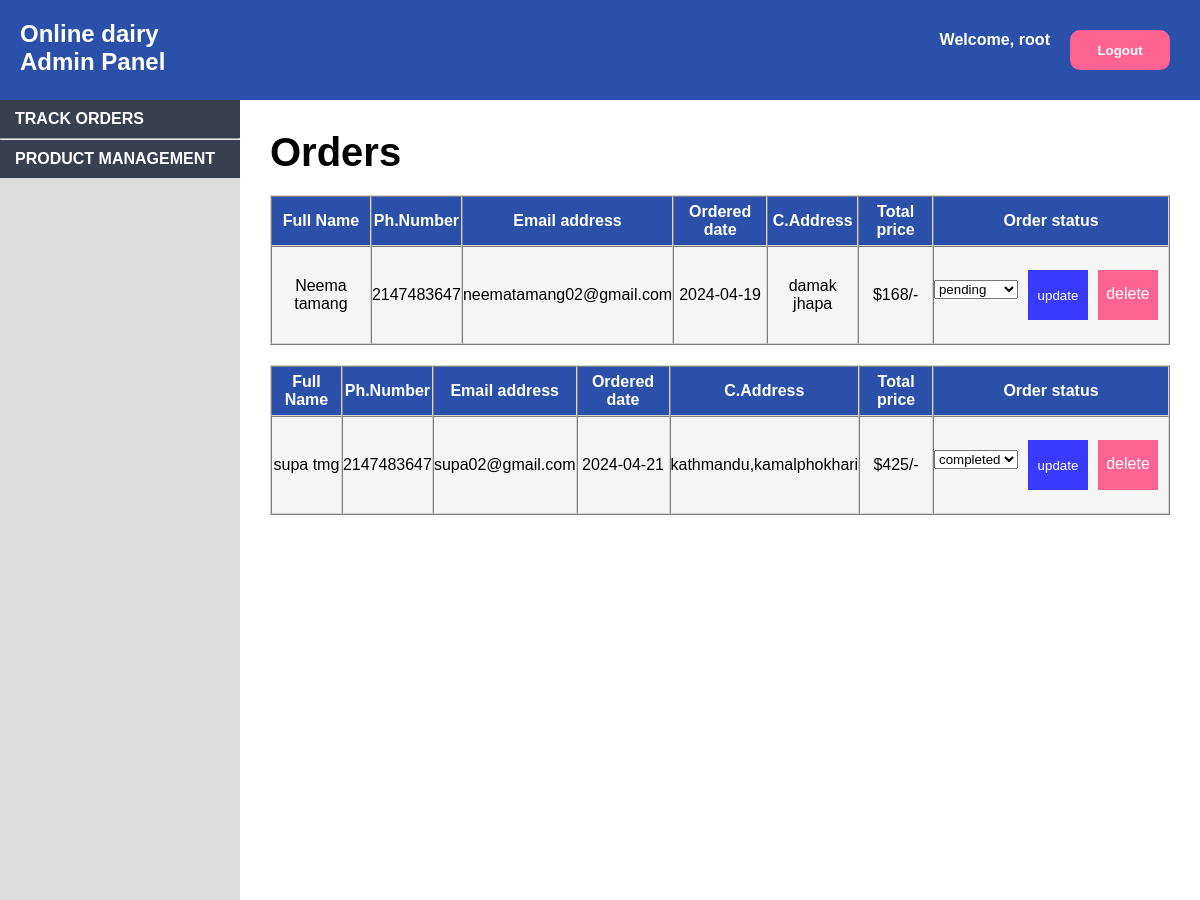
/admin/trackorder.php (signed in), run on the app's committed database.
### tables this page shows
CREATE TABLE `billing_details` (
  `id` int(100) NOT NULL,
  `user_id` int(100) NOT NULL,
  `f_name` varchar(255) NOT NULL,
  `l_name` varchar(255) NOT NULL,
  `number` int(100) NOT NULL,
  `email` varchar(100) NOT NULL,
  `address` varchar(255) NOT NULL,
  `total_price` int(100) NOT NULL,
  `placed_on` date NOT NULL DEFAULT current_timestamp(),
  `payment_status` varchar(100) NOT NULL DEFAULT 'pending'
);

### connection/connect.php (called while the page is built, shortened)
<?php
$username="root";
?>

### admin/trackorder.php (the view, shortened to what this page needs)
<?php
include "../connection/connect.php";
?>
<!DOCTYPE html>
<html lang="en">
<head>
    <link rel="stylesheet" href="../css/adminpagestyle.css">
</head>
<body>
<div class="header">
    <div class="h-left"><b><a href="adminpanel.php">Online dairy <br>Admin Panel</a></b></div>
    <form method="post" class="logout">
    <h6>Welcome, <span style="grey;"><?php echo $username; ?></span><h6>
        <button name="logout" class="h-right">Logout</button>
    </form>
</div>
<div class="adminsides">
<div class="sidebar" id="sidebar">
<a class="addproduct" href="trackorder.php">Track orders</a>
<hr>
    <a class="addproduct" href="productmanage.php">Product Management</a>
</div>
<div class="adminpaneltxt" id="adminPanel">
<div class="addproduct-box">
        <div class="addproduct-form">
            <h1 class="heading">Orders</h1>
            <div class="box-container">
                <?php
      $select_orders ="SELECT bd.* FROM (SELECT DISTINCT b_id FROM orders) AS unique_orders INNER JOIN billing_details bd ON unique_orders.b_id = bd.id";
      $select_orders_res=mysqli_query($conn,$select_orders);
      if(mysqli_num_rows($select_orders_res)>0){
         while($fetch_orders = mysqli_fetch_assoc($select_orders_res)){
   ?>
                <div class="box">
                    <table border="1" cellspacing="0">
                        <thead>
                            <tr>
                                <th>Full Name</th>
                                <th>Ph.Number</th>
                                <th>Email address</th>
                                <th>Ordered date</th>
                                <th>C.Address</th>
                                <th>Total price</th>
                                <th>Order status</th>
                            </tr>
                        </thead>
                        <tbody>
                            <tr>
                                <td><p><?= $fetch_orders['f_name']; ?> <?= $fetch_orders['l_name']; ?> </p></td>
                                <td><?= $fetch_orders['number']; ?></p></td>
                                <td><p><?= $fetch_orders['email']; ?></p></td>
                                <td><p><?= $fetch_orders['placed_on']; ?></p></td>
                                <td><p><?= $fetch_orders['address']; ?></p></td>
                                <td> <p>$<?= $fetch_orders['total_price']; ?>/-</p></td>
                                <td><form action="" method="post" class="flex-content">
                                    <div class="menu">
                        <select name="payment_status" class="select">
                            <option selected disabled><?= $fetch_orders['payment_status']; ?></option>
                        </select>
                                    </div>
                        <div class="flex-btn">
                                    <div class="edit-tracking">
                            <input type="submit" value="update" class="option-btn" name="update_payment">
                                    </div>
                                    <div class="delete">
                            <a href="trackorder.php?delete=<?= $fetch_orders['id']; ?>" class="delete-btn"
                                onclick="return confirm('delete this order?');">delete</a>
                                    </div>
                        </div>
                                </form>
                            </td>
                            </tr>
                        </tbody>
                    </table>
                </div>
                <?php
    }
      }else{
         echo '<p class="empty">no orders placed yet!</p>';
      }
   ?>
            </div>
        </div>
    </div>
</div>
</div>
</body>
</html>

### css/adminpagestyle.css (style rules this page uses)
* { margin: 0; padding: 0; box-sizing: border-box; font-family: sans-serif; }
.header { background-color:#2B50AA; padding: 20px 20px; display: flex; justify-content: space-between; font-size: 24px; }
.logout { display: flex; }
.logout h6 { padding: 10px; color: white; }
.h-left a { text-decoration: none; color: white; }
.h-right { height: 40px; width: 100px; background-color: #ff6392; color: white; border-radius: 10px; border-color: transparent; font-family: sans-serif; font-weight: bold; outline: transparent; }
.sidebar { width: 20%; background-color: gainsboro; color: black; }
.addproduct { color: black; text-transform: uppercase; text-decoration: none; background-color:#373F51; display: inline-block; width: 100%; padding: 10px 15px; font-family: sans-serif; font-weight: bold; color: white; }
.addproduct-box { width: 100%; height: auto; }
.addproduct-form { padding: 20px; }
.edit-tracking input { height: 50px; width: 60px; background-color:rgb(58, 58, 255); color: white; border-color: transparent; text-decoration: none; text-align: center; }
.delete { height: 50px; width: 60px; background-color: #ff6392; color: white; border-color: transparent; text-decoration: none; margin-left: 10px; text-align: center; padding-top: 15px; }
.delete a { text-decoration: none; color: white; }
.adminsides { display: flex; height: 100vh; }
.adminpaneltxt h1 { font-family: sans-serif; font-size: 40px; }
.adminpaneltxt { width: 80%; padding: 10px; }
.box table { height: 150px; width: 100%; background-color: whitesmoke; text-align: center; margin-top: 20px; border-color:lightgray ; }
.box table thead { height: 50px; background-color: #2B50AA; color: white; font-family: sans-serif; }
.box table tbody { text-align: center; }
.flex-btn { display: flex; padding: 10px; }
.option-btn { height: 50px; width: 60px; background-color:rgb(58, 58, 255); color: white; border-color: transparent; }
.flex-content { display: flex; }
.menu { margin-top: 20px; }

### data on the page
billing_details: f_name "Neema", l_name "tamang", number "2147483647", email "neematamang02@gmail.com", placed_on "2024-04-19", address "damak jhapa", total_price "168", payment_status "pending"
billing_details: f_name "supa", l_name "tmg", number "2147483647", email "supa02@gmail.com", placed_on "2024-04-21", address "kathmandu,kamalphokhari", total_price "425", payment_status "completed"

### other printed values
$username "root"
